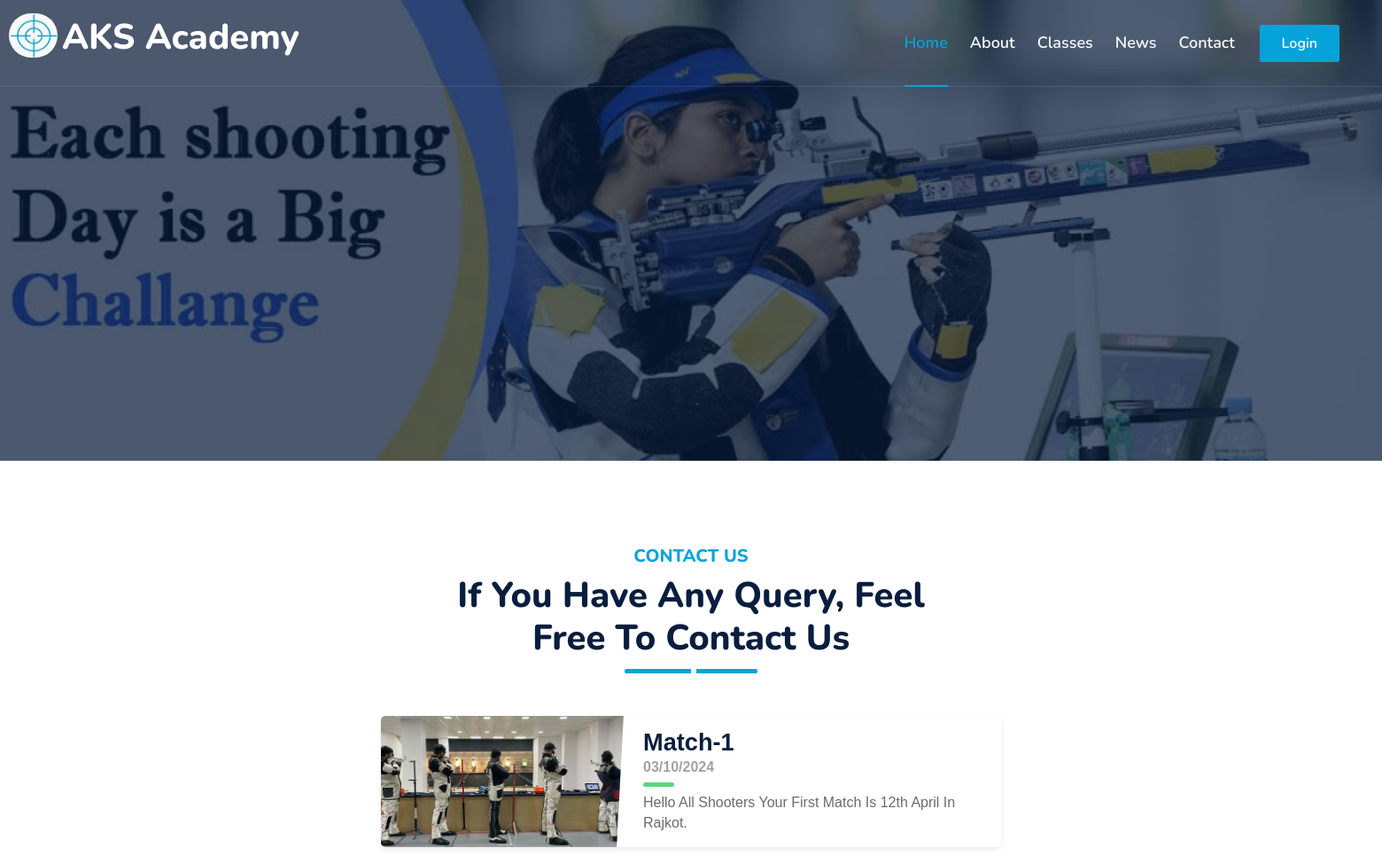
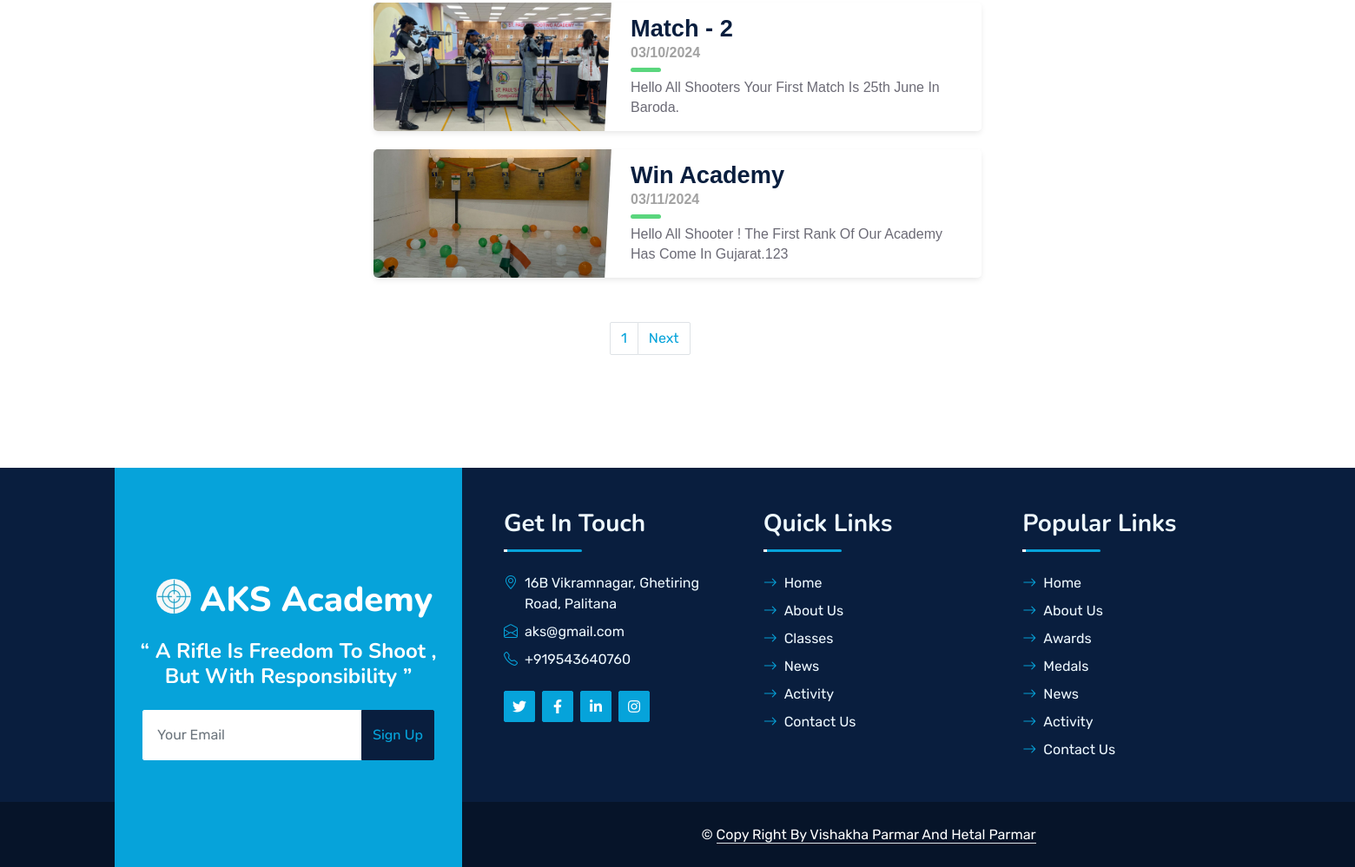
Page /news.php on the committed database (2 pictures, top to bottom).
### tables this page shows
CREATE TABLE `tbl_news` (
  `id` int(15) NOT NULL,
  `title_of_news` varchar(50) NOT NULL,
  `news_desc` varchar(90) NOT NULL,
  `post_date` varchar(20) NOT NULL,
  `news_photo` varchar(100) NOT NULL
);

### news.php (the view, shortened to what this page needs)
<!DOCTYPE html>
<html lang="en">
<head>
    <link href="https://cdnjs.cloudflare.com/ajax/libs/font-awesome/5.10.0/css/all.min.css" rel="stylesheet">
    <link href="https://cdn.jsdelivr.net/npm/bootstrap-icons@1.4.1/font/bootstrap-icons.css" rel="stylesheet">
    <link href="lib/owlcarousel/assets/owl.carousel.min.css" rel="stylesheet">
    <link href="lib/animate/animate.min.css" rel="stylesheet">
    <link href="css/bootstrap.min.css" rel="stylesheet">
    <link href="css/style.css" rel="stylesheet">
</head>
<body>
<?php
 include("code_parts/nav.php");
?>
<div class="carousel-inner">
                <div class="carousel-item active">
                    <img class="w-100" src="img/img9.jpg" alt="Image">
                    <div class="carousel-caption d-flex flex-column align-items-center justify-content-center">
                    </div>
                </div>
                </div>
            </div>
    <div class="container-fluid py-5 wow fadeInUp" data-wow-delay="0.1s">
        <div class="container py-5">
            <div class="section-title text-center position-relative pb-3 mb-5 mx-auto" style="max-width: 600px;">
                <h5 class="fw-bold text-primary text-uppercase">Contact Us</h5>
                <h1 class="mb-0">If You Have Any Query, Feel Free To Contact Us</h1>
            </div>
<?php
  include ("code_part/connection.php");
      $results_per_page = 3;
    $query = "SELECT * FROM `tbl_news`;";
    $result = mysqli_query($con, $query);
    $number_of_result = mysqli_num_rows($result);
    $number_of_page = ceil ($number_of_result / $results_per_page);
    if (!isset ($_GET['page']) ) {
        $page = 1;
    } else {
        $page = $_GET['page'];
    }
    $page_first_result = ($page-1) * $results_per_page;
    $query = "SELECT * FROM tbl_news LIMIT " . $page_first_result . ',' . $results_per_page;
    $run = mysqli_query($con, $query);
  while($row=mysqli_fetch_assoc($run))
  {
  echo '<div class="blog-card">
    <div class="meta">
      <div class="photo" style="background-image: url(admin/'.$row['news_photo'].')"></div>
    </div>
    <div class="description">
      <h1>'.$row['title_of_news'].'</h1>
      <h2>'.$row['post_date'].'</h2>
      <p> '.$row['news_desc'].'</p>
    </div>
  </div>';
}
?>
    <center>
      <div class="custom-pagination" style="position:relative; left:570px; top: 30px;">
          <ul class="pagination">
               <?php
    for($page = 1; $page<= $number_of_page; $page++) {
        echo '
                                   <li class="page-item"><a class="page-link" href="news.php?status=News&page=' . $page . '">' . $page . '</a></li>
        ';
    }
    if ($_GET['page']<$number_of_page) {
$less=$_GET['page']+1;
            echo '
<li class="page-item"><a class="page-link" href="news.php?status=News&page='.$less.'">Next</a></li>
        ';
}
     ?>
          </ul>
      </div>
    </center>
        </div>
    </div>
       <?php
        include("code_parts/footer.php")
   ?>
</body>
</html>

### css/style.css (style rules this page uses)
:root { --primary: #06A3DA; --secondary: #34AD54; --light: #EEF9FF; --dark: #091E3E; }
h1, h2, .fw-bold { font-weight: 800 !important; }
h5, h6, .fw-medium { font-weight: 600 !important; }
.carousel-caption { top: 0; left: 0; right: 0; bottom: 0; background: rgba(9, 30, 62, .7); z-index: 1; }
.section-title::before { position: absolute; content: ""; width: 150px; height: 5px; left: 0; bottom: 0; background: var(--primary); border-radius: 2px; }
.section-title.text-center::before { left: 50%; margin-left: -75px; }
.section-title::after { position: absolute; content: ""; width: 6px; height: 5px; bottom: 0px; background: #FFFFFF; -webkit-animation: section-title-run 5s infinite linear; animation: section-title-run 5s infinite linear; }
.section-title.text-center::after { -webkit-animation: section-title-run-center 5s infinite linear; animation: section-title-run-center 5s infinite linear; }

### news.php (style rules this page uses)
.blog-card { display: flex; flex-direction: column; margin: 1rem auto; box-shadow: 0 3px 7px -1px rgba(0, 0, 0, 0.1); margin-bottom: 1.6%; background: #fff; line-height: 1.4; font-family: sans-serif; border-radius: 5px; overflow: hidden; z-index: 0; }
.blog-card .meta { position: relative; z-index: 0; height: 200px; }
.blog-card .photo { position: absolute; top: 0; right: 0; bottom: 0; left: 0; background-size: cover; background-position: center; transition: transform 0.2s; }
.blog-card .description { padding: 1rem; background: #fff; position: relative; z-index: 1; }
.blog-card .description h1, .blog-card .description h2 { font-family: Poppins, sans-serif; }
.blog-card .description h1 { line-height: 1; margin: 0; font-size: 1.7rem; }
.blog-card .description h2 { font-size: 1rem; font-weight: 300; text-transform: uppercase; color: #a2a2a2; margin-top: 5px; }
.blog-card p { position: relative; margin: 1rem 0 0; }
.blog-card p:first-of-type { margin-top: 1.25rem; }
.blog-card p:first-of-type:before { content: ""; position: absolute; height: 5px; background: #5ad67d; width: 35px; top: -0.75rem; border-radius: 3px; }
@media (min-width: 640px) { .blog-card { flex-direction: row; max-width: 700px; } }
@media (min-width: 640px) { .blog-card .meta { flex-basis: 40%; height: auto; } }
@media (min-width: 640px) { .blog-card .description { flex-basis: 60%; } }
@media (min-width: 640px) { .blog-card .description:before { transform: skewX(-3deg); content: ""; background: #fff; width: 30px; position: absolute; left: -10px; top: 0; bottom: 0; z-index: -1; } }

### rows in the picture
tbl_news: news_photo (picture), title_of_news "Match-1", post_date "03/10/2024", news_desc "Hello All Shooters Your First Match Is 12th April In Rajkot."
tbl_news: news_photo (picture), title_of_news "Match - 2", post_date "03/10/2024", news_desc "Hello All Shooters Your First Match Is 25th June In Baroda."
tbl_news: news_photo (picture), title_of_news "Win Academy", post_date "03/11/2024", news_desc "Hello All Shooter ! The First Rank Of Our Academy Has Come In Gujarat.123"
